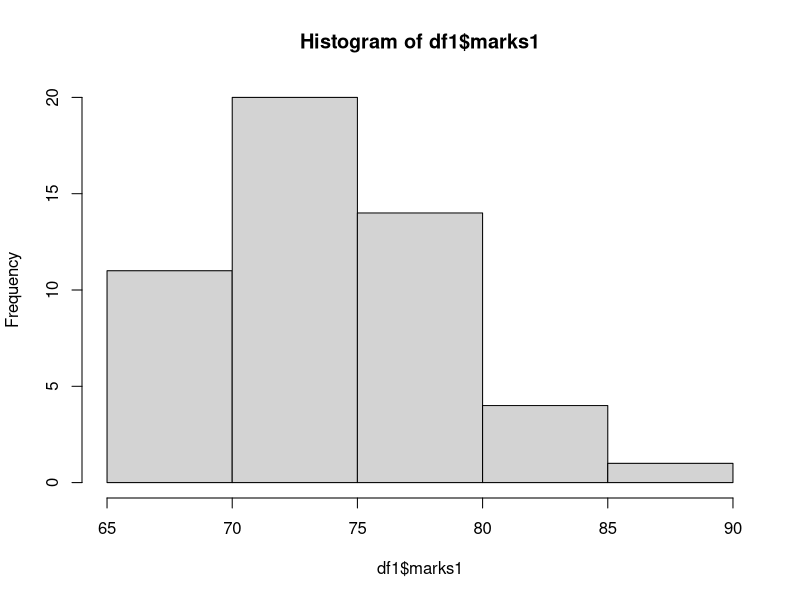
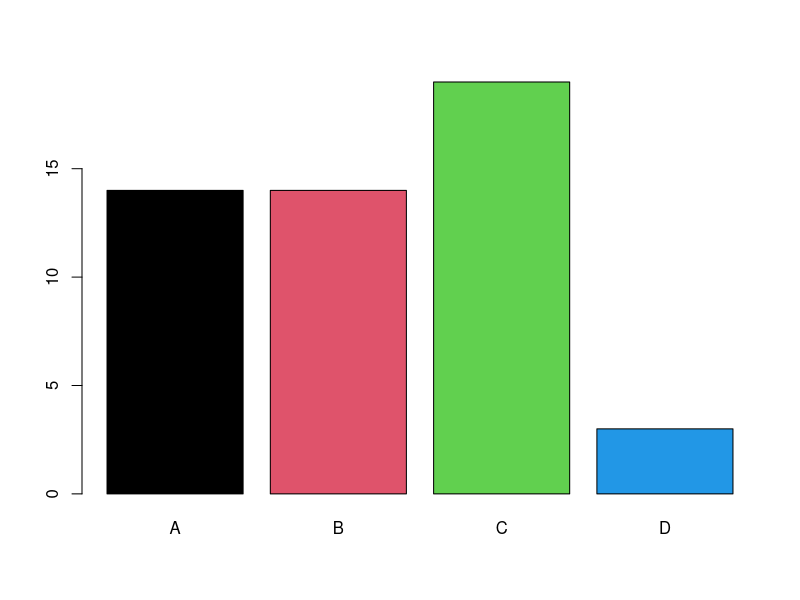
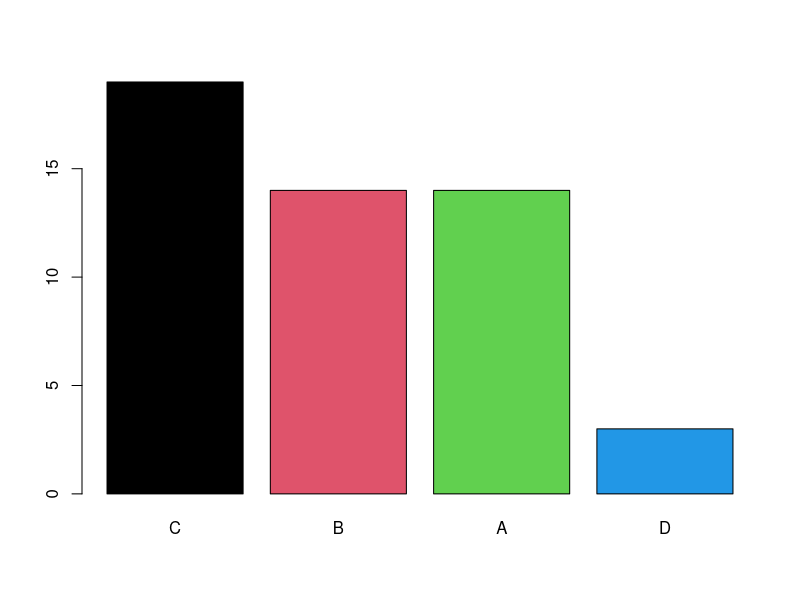

Write the R code that produced these figures, in order.
#Data Frame in R

#A data frame is a table or a two-dimensional array-like structure in which each column contains values of one variable and each row contains one set of values from each column. ... The data stored in a data frame can be of numeric, factor or character type.

mtcars
?mtcars
class(mtcars)

#lets us create a DF of 50 students
sizeN=50
#rollno, name, gender, grade, marks1, marks2
(rollno = 1:50)
(name = paste('Student', 101:150, sep='_'))
sex = c('M','F')
(gender = sample(x=sex, size=sizeN, replace=T, prob=c(.6,.4)))
table(gender)
(courses = c('BBA', 'MBA'))
(course = sample(x=courses, size=sizeN, replace=T, prob=c(.4,.6)))
table(course)
prop.table(table(course))
(gradetypes = LETTERS[1:4])
(grades = sample(x=gradetypes, size=sizeN, replace=T, prob=c(.2,.3,.4, .1)))
table(grades)
(marks1 = trunc(rnorm(n=sizeN, mean=75, sd=5 ))) 
(marks2 = trunc(runif(n=sizeN, min=60, max=95 ))) 

vectorList = list (rollno, name, gender, course, grades, marks1, marks2)
mapply(length, vectorList)  #all are of length 50
?mapply
#df
df1 = data.frame(rollno, name, gender, course, grades, marks1, marks2)
head(df1) #first 6
tail(df1,n=5)  #last 5 
class(df1)  #dataframe
summary(df1)  #summarys
str(df1)  #structure of data
attributes(df1)
names(df1) # names of cols
dim(df1) # dimensions 50 * 6
length(df1)  #no of columns

#selected 
df1[1:4, 1:5]
df1[1:5, c('rollno', 'name', 'gender')]
hist(df1$marks1)
df1[df1$gender == 'M', c('rollno', 'name','gender')]
df1[df1$gender == 'M' & df1$marks1 > 80, c('rollno', 'name','gender')]
df1[df1$grades %in% c('A','C') | df1$marks2 > 80 & df1$marks1 < 75, c('rollno', 'name','gender', 'grades', 'marks1', 'marks2')]

#summary
aggregate(df1$marks1, by= list(df1$gender), FUN=max)
aggregate(cbind(marks1, marks2) ~ gender + course , data=df1, FUN=mean)

#other
df1[order(df1$marks1),] #sort by marks1
df1[order(df1$gender, df1$marks1),] #sort by gender marks1

#factors
(genderF = factor(gender))  #nominal data
summary(genderF)
summary(gender)
(courseF = factor(course))  #course data
(gradesOF = factor(grades, ordered=T, levels = c('C','B','A','D')))
#D is highest
summary(gradesOF)
barplot(table(grades), col=1:4)
barplot(table(gradesOF), col=1:4)

summary(df1)

df2 = data.frame(rollno, name, genderF, courseF, gradesOF, marks1, marks2)
summary(df2)
#see the summary statistics
